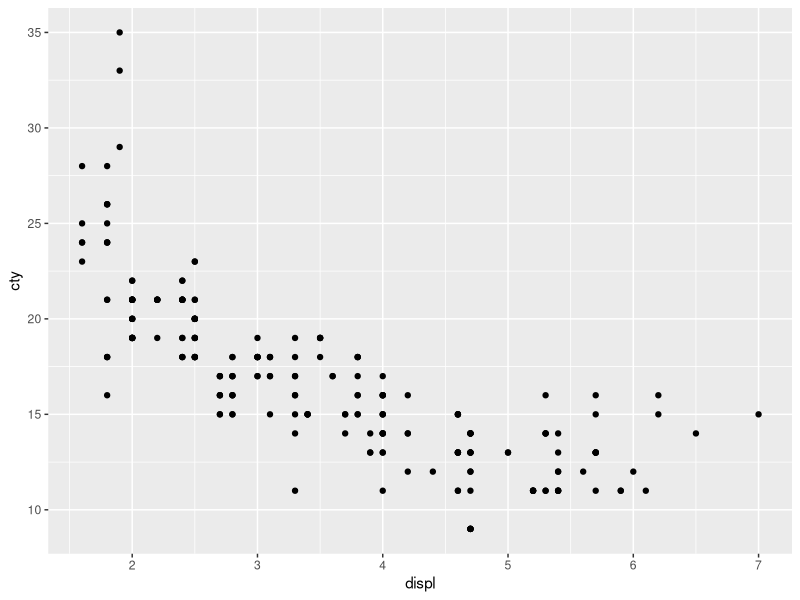
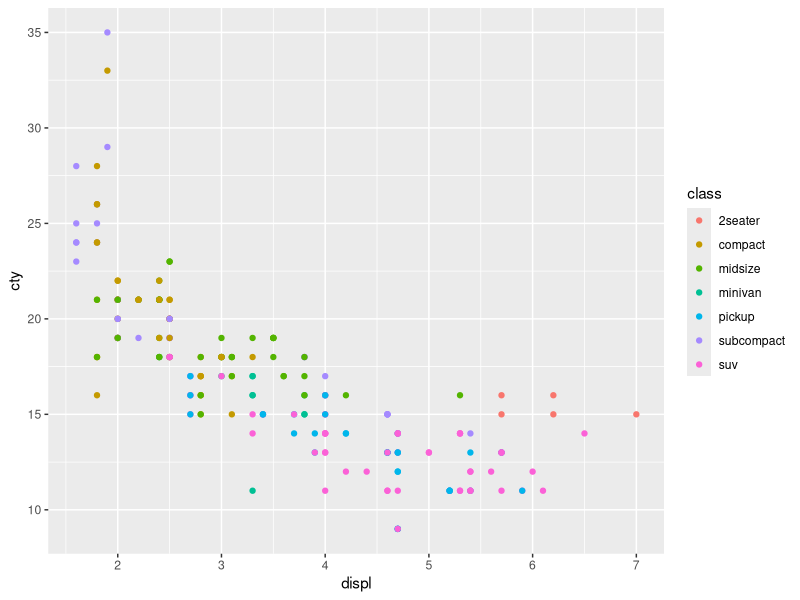
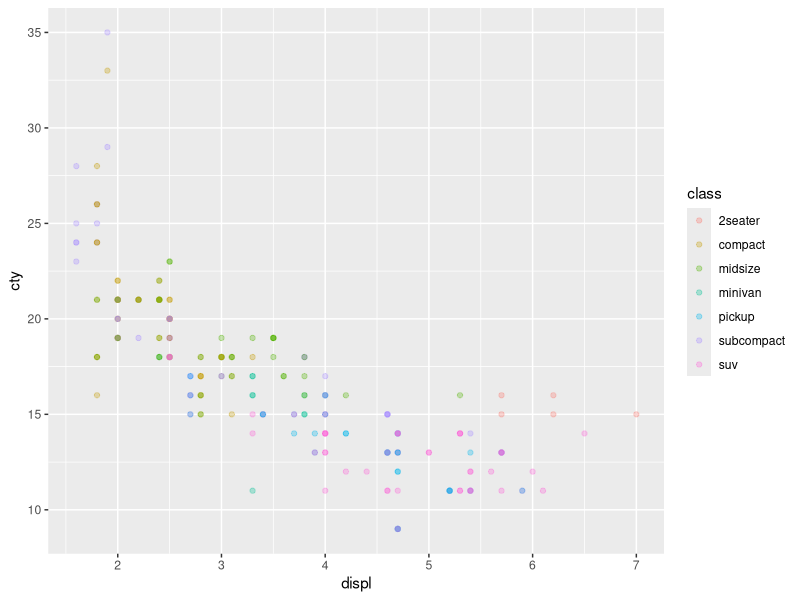
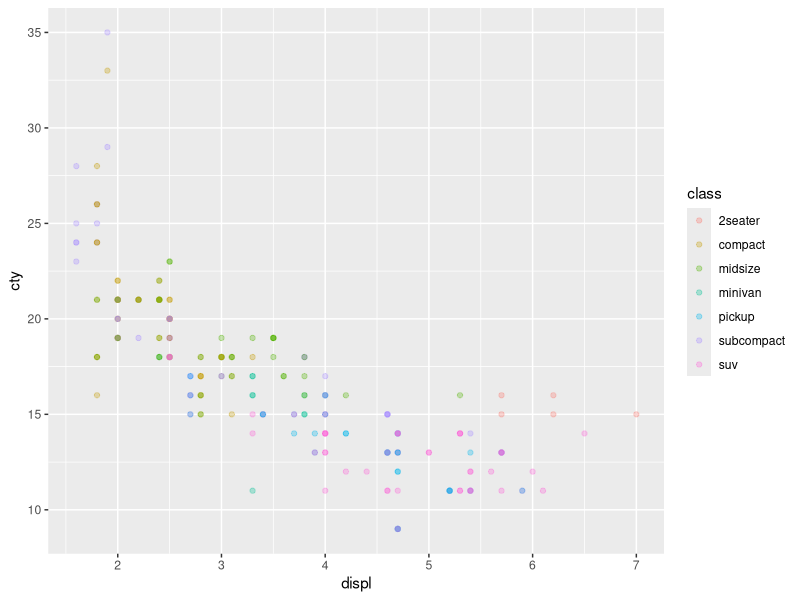
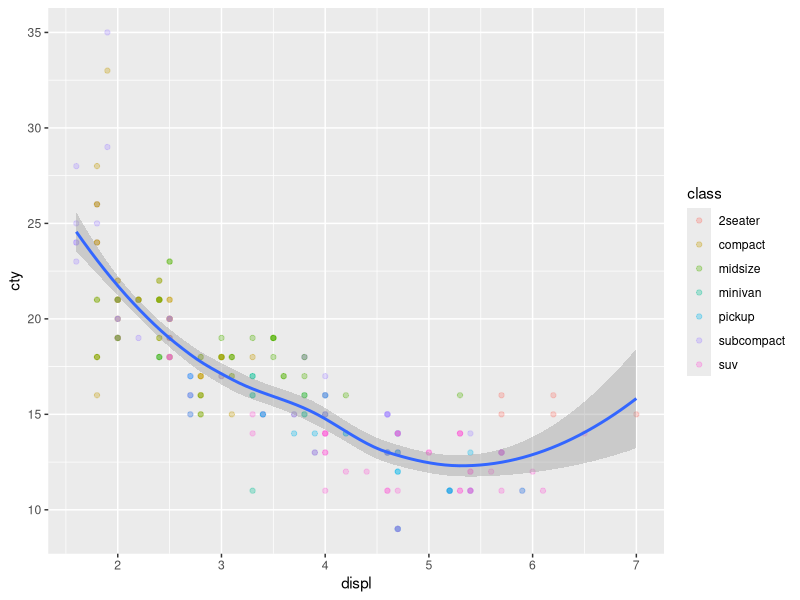
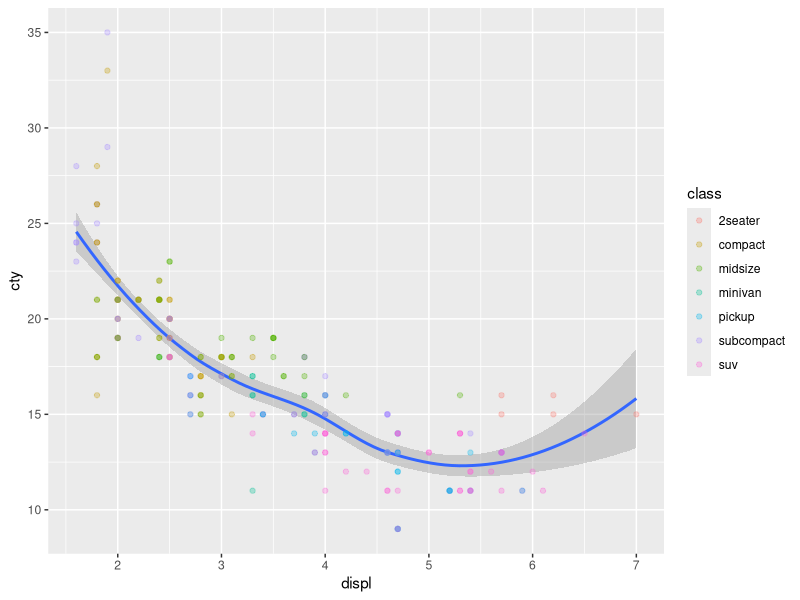
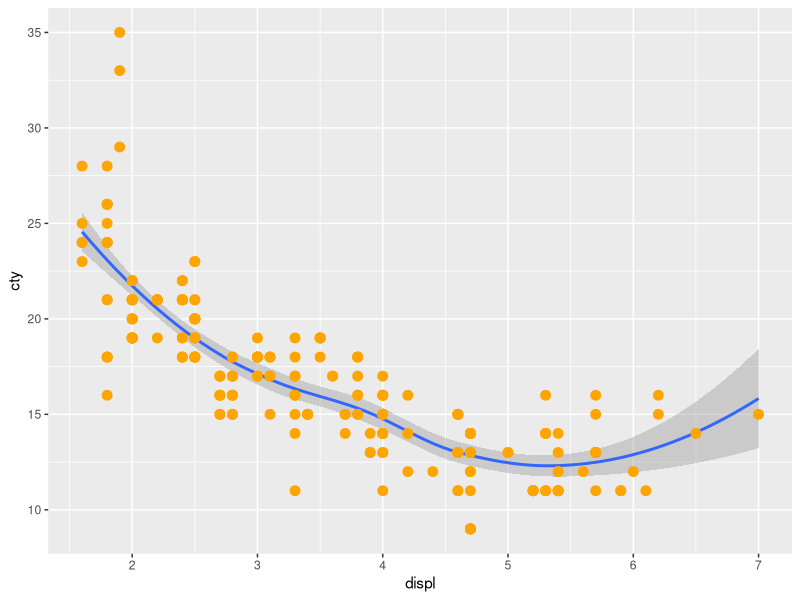

Generate these figures, in order, with R:
## ---- chunk 1
knitr::opts_chunk$set(echo = TRUE)
## ---- chunk 2
library(ggplot2)
## ---- chunk 3
ggplot(data = mpg, 
       mapping = aes(x = displ, y = cty)) + 
  geom_point()
## ---- chunk 4
ggplot(data = mpg, mapping = aes(x = displ, y = cty,
                                 colour = class)) + 
  geom_point()
## ---- chunk 5
ggplot(data = mpg, mapping = aes(x = displ, y = cty,
                                 colour = class)) + 
  geom_point(alpha = 0.3)
## ---- chunk 6
ggplot(data = mpg, mapping = aes(x = displ, y = cty)) + 
  geom_point(aes(colour = class), alpha = 0.3)
## ---- chunk 7
ggplot(data = mpg, mapping = aes(x = displ, y = cty)) + 
  geom_point(aes(colour = class), alpha = 0.3) +
  geom_smooth()
## ---- chunk 8
ggplot(data = mpg, mapping = aes(x = displ, y = cty)) + 
  geom_smooth() +
  geom_point(aes(colour = class), alpha = 0.3)

## ---- chunk 9
ggplot(data = mpg, mapping = aes(x = displ, y = cty)) +
  geom_smooth() +
  geom_point(size = 3, color = "orange")
